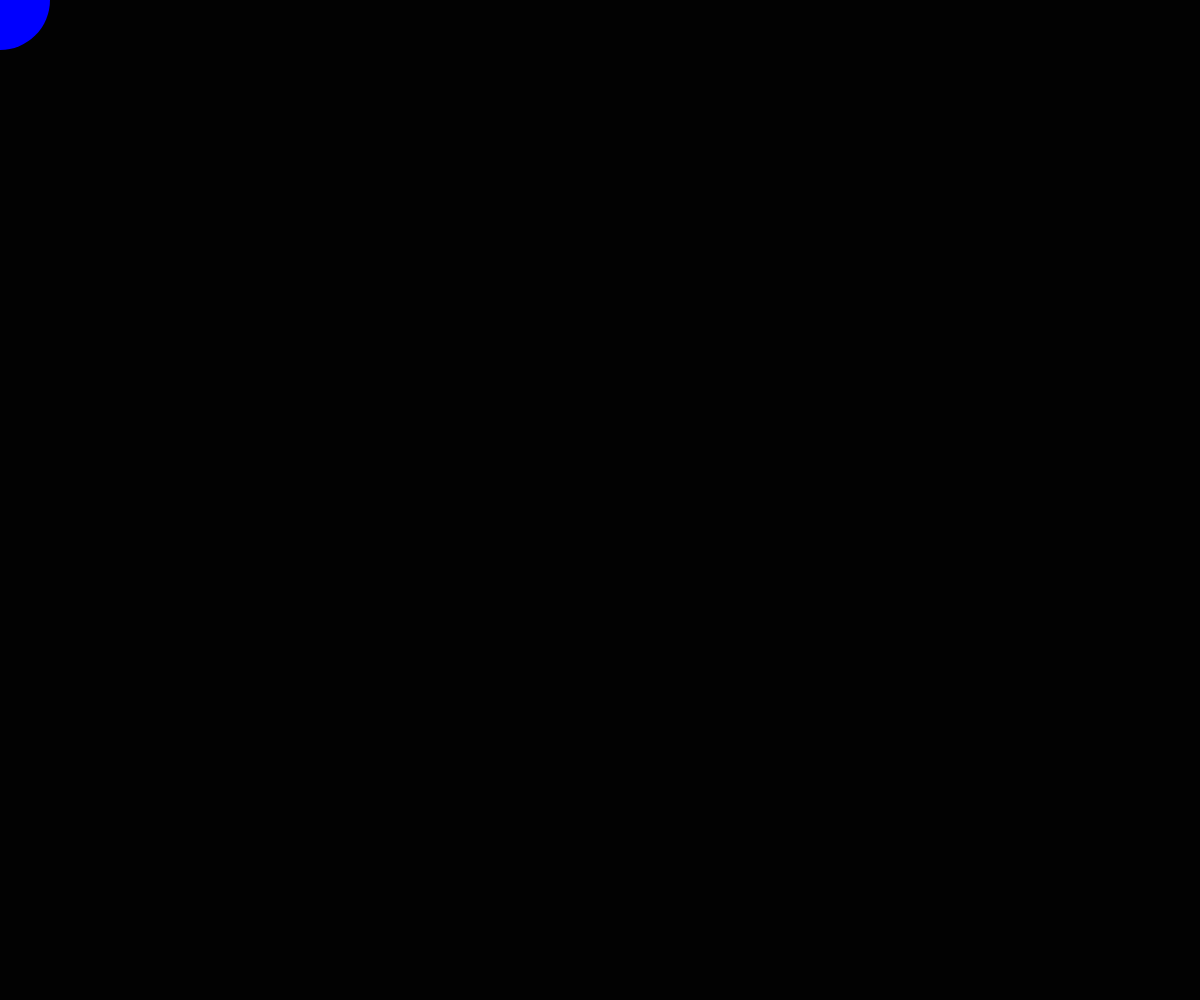
Frame 1 (no input)
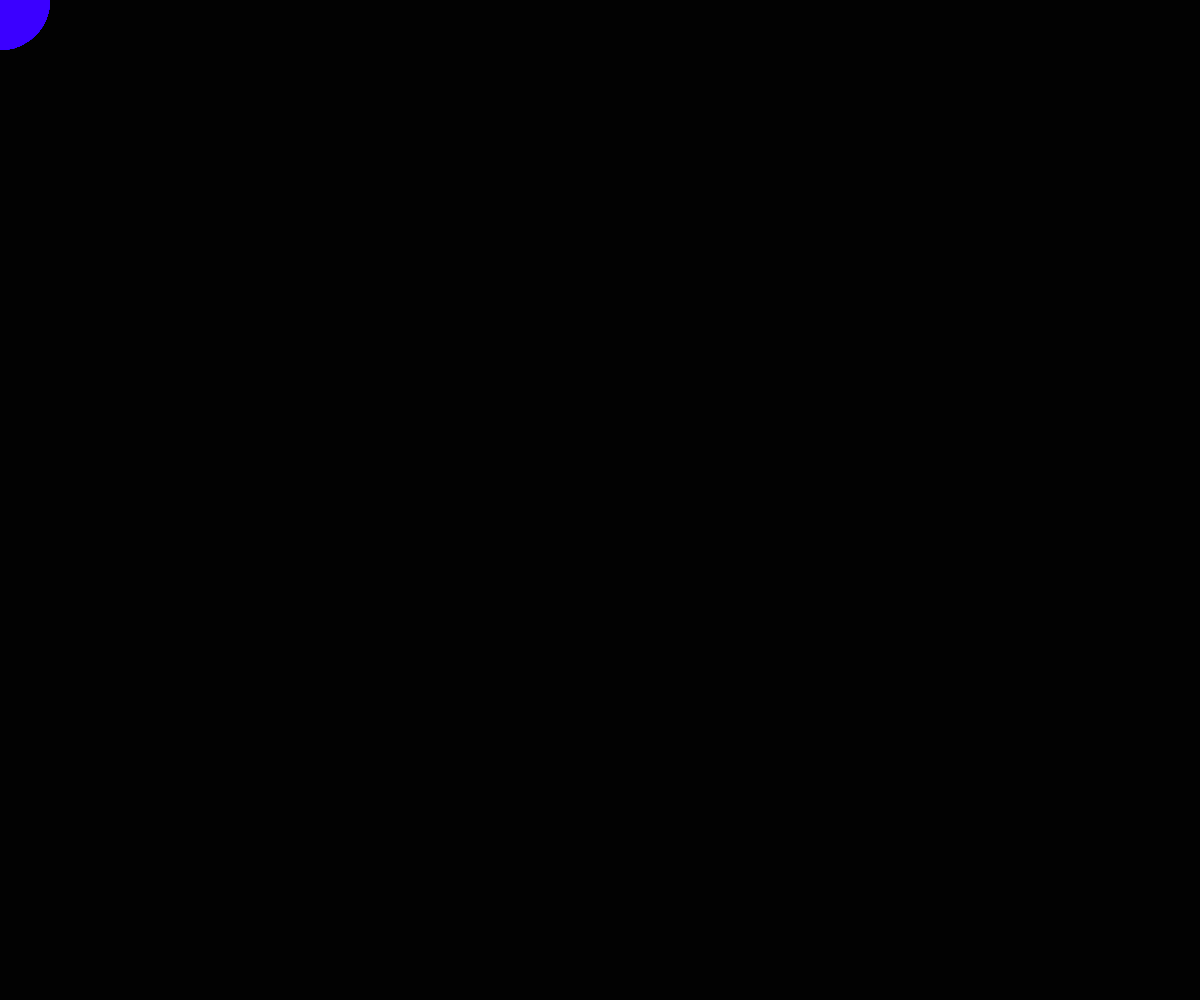
Frame 60 (no input)
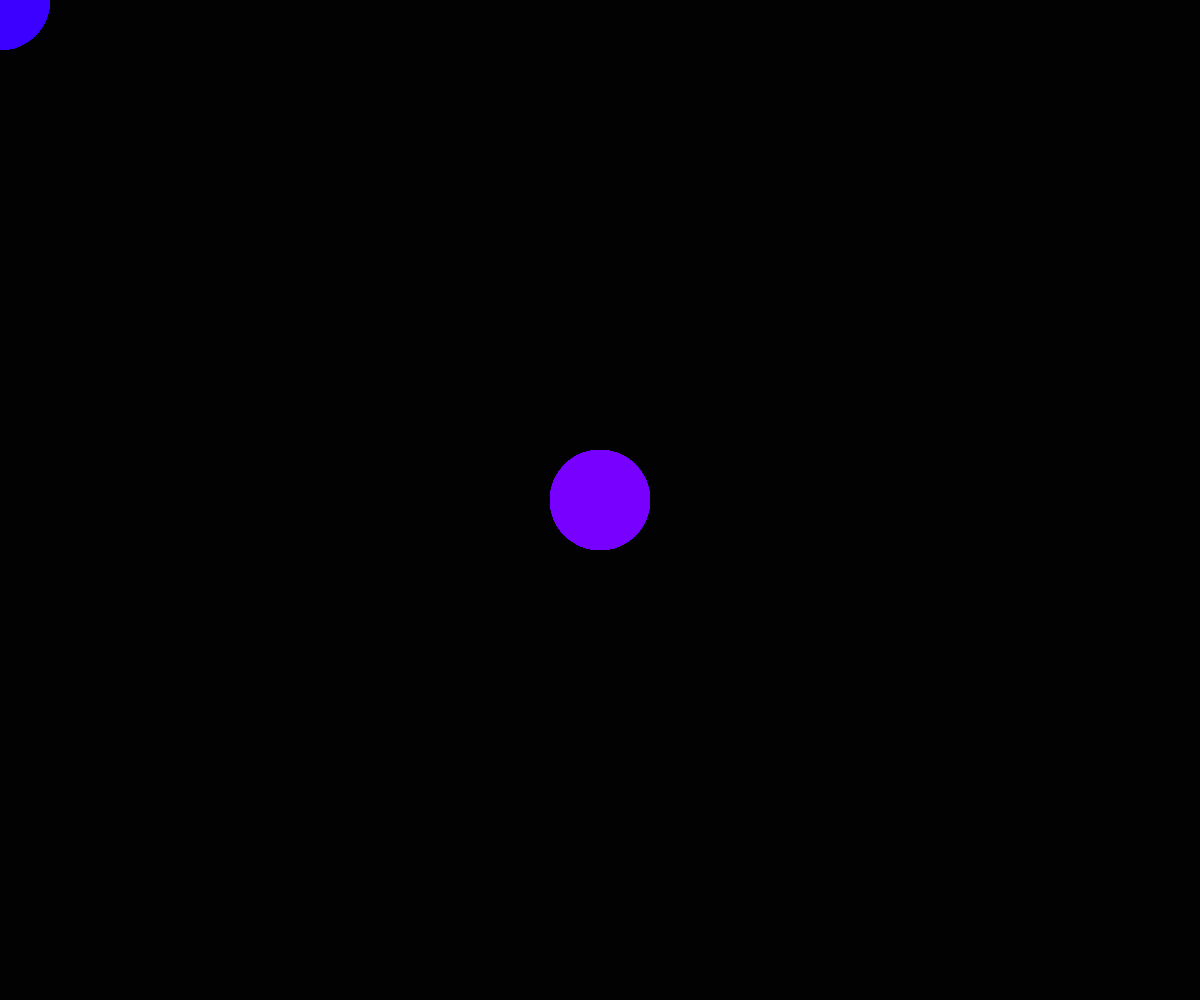
Frame 120 (the mouse pressed at the canvas centre since frame 60)

The p5.js sketch that drew these frames (run headless with seeded random() and noise() and a simulated clock; from frame 60 on, the mouse is pressed at the canvas centre):

// p5.js sketch
// ── sketch.js
// Project Title
// Your Name
// Date
//
// Extra for Experts:
// - describe what you did to take this project "above and beyond"

let redamount = 0;
let redchangeamount = 1;

function setup() {
  createCanvas(windowWidth, windowHeight);
  background(2);
}

function draw() {
  fill(redamount, 0, 255);
  noStroke();
  ellipse( mouseX, mouseY, 100, 100);

  redamount += redchangeamount;
  if (redamount >= 255){
    redchangeamount *= -1;
  
  }
  if (redamount <= 0){
    redchangeamount *= -1;
  }
  console.log(redamount);

}
